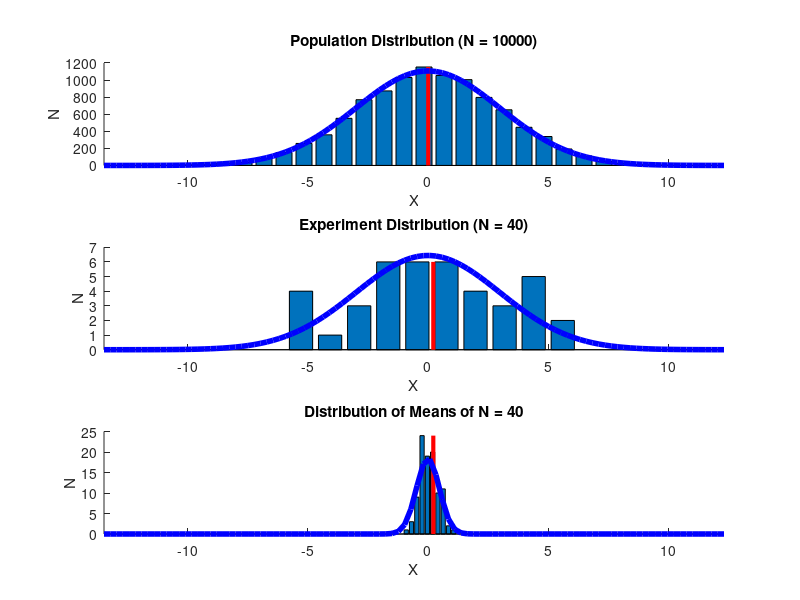
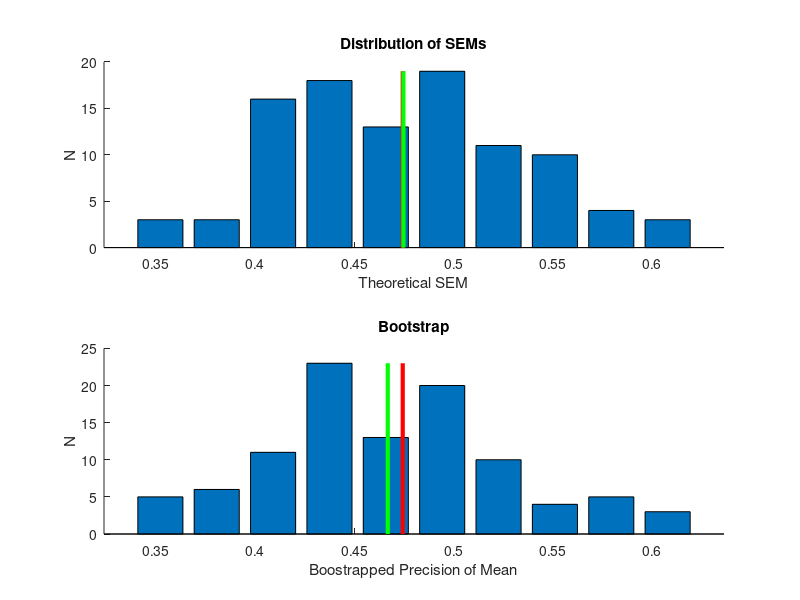

These charts were generated, in order, by the following MATLAB code:
% semBootstrapTutorial
%
% Demonstrate the relationship between the standard 
% deviation and standard error.  Then show that
% we can also use bootstrapping to estimate the
% precision to which the mean is measured and that
% for this simple case it agrees with what you get
% from using the SEM.
%
% 6/10/09  tyl  Wrote it.
% 6/12/09  dhb  Review and clean.
% 9/19/11  dhb  Save plots.  Remove Ranint and replace with unidrnd.

%% Clean out
clear; close all;
format short
format compact

%% Draw 'population' distribution.  In this case, it's a
% normal distribution with specified mean and sd.  Make
% a nice plot of the population.
theoreticalMean = 0;
theoreticalSd = 3;
nPopulationDraws = 10000;
populationX = normrnd(theoreticalMean,theoreticalSd,nPopulationDraws,1);
populationMean = mean(populationX);       
populationSd = std(populationX);

% Plot population distribution, along with theoretical curve (in blue) from the
% normal pdf that generated it.  Red bar is mean of population
% distribution, which should be near the specified theoretical mean.
histFig = figure; clf; 
subplot(3,1,1); hold on
nBins = 30;
[n,bins] = hist(populationX,nBins);
bar(bins,n);
minX = min(bins)-(bins(2)-bins(1)); maxX = max(bins)+(bins(2)-bins(1));
fineBins = linspace(minX,maxX,100);
plot([populationMean populationMean],[0 max(n)],'r','LineWidth',3);
theoreticalPdf = nPopulationDraws*(bins(2)-bins(1))*normpdf(fineBins,theoreticalMean,theoreticalSd);
plot(fineBins,theoreticalPdf,'b','LineWidth',4);
xlabel('X'); ylabel('N'); title(sprintf('Population Distribution (N = %d)',nPopulationDraws));
xlim([minX,maxX]);

%% Suppose we ran an experiment and got some subset of data from
%this underlying distribution, with its own mean and standard deviation.
nExperimentDraws = 40;
index = unidrnd(nPopulationDraws,nExperimentDraws,1);
experimentX = populationX(index);
experimentMean = mean(experimentX);
experimentSd = std(experimentX);

% Plot the experimental draws.  The blue curve is the underlying
% theoretical distribution from which the population was drawn.
% The red bar is the experimental mean.
figure(histFig);
subplot(3,1,2); hold on
nBins = 10;
[n,bins] = hist(experimentX,nBins);
bar(bins,n);
plot([experimentMean experimentMean],[0 max(n)],'r','LineWidth',3);
theoreticalPdf = nExperimentDraws*(bins(2)-bins(1))*normpdf(fineBins,theoreticalMean,theoreticalSd);
plot(fineBins,theoreticalPdf,'b','LineWidth',4);
xlabel('X'); ylabel('N'); title(sprintf('Experiment Distribution (N = %d)',nExperimentDraws));
xlim([minX,maxX]);

%% Simulation of multiple experiments.
% How confident are we that the mean from our sampled distribution, xbarhat,
% reflects the true mean of the underlying process?
%
% Suppose we repeat the above experiment many times, each time getting a new subset
% of data from the original underlying distribution, with a new xbarhat and
% new sdhat.
nSimulatedExps = 100;
for w = 1:nSimulatedExps
	index = unidrnd(nPopulationDraws,nExperimentDraws,1);
    simulatedX{w} = populationX(index);
    simulatedMeans(w) = mean(simulatedX{w});
    simulatedSds(w) = std(simulatedX{w});
end
meanOfSimulatedMeans = mean(simulatedMeans);
stdOfSimulatedMeans = std(simulatedMeans);

% This plot shows the means obtained from repeats of the simulated
% experiment.  There is some scatter to these means that arises
% because the exact draws vary for each simulated experiment.
% The red bar in the plot shows the mean from the original version
% of the experiment. 
%
% Often one wants to know how precisely a mean has been measured.
% The distribution shown in the plot gives a sense for this.  Note
% that the simulated distribution of means is well fit by the
% blue curve.  This curve was generated from the orignal theoretical
% distribution simply be reducing the standard deviation by the
% square root of the number of experimental draws.
figure(histFig);
subplot(3,1,3); hold on
nBins = 10;
[n,bins] = hist(simulatedMeans,nBins);
bar(bins,n);
plot([experimentMean experimentMean],[0 max(n)],'r','LineWidth',3);
theoreticalPdf = nSimulatedExps*(bins(2)-bins(1))*normpdf(fineBins,theoreticalMean,theoreticalSd/sqrt(nExperimentDraws));
plot(fineBins,theoreticalPdf,'b','LineWidth',4);
xlabel('X'); ylabel('N'); title(sprintf('Distribution of Means of N = %d',nExperimentDraws));
xlim([minX,maxX]);
if (exist('FigureSave','file'))
    FigureSave('ExperimentDrawHistos',histFig,'pdf');
end

%% SEM
% The standard error of the mean (SEM) is an estimate of the precision
% which a mean has been measured.  It is obtained by dividing the
% standard deviation of the measurements from which the mean was
% computed by the square root of the number of measurements.
%
% For each simulated experiment, compute the SEM.
simulatedSEMs = simulatedSds/sqrt(nExperimentDraws);

% The plot shows the distribution of SEMs we get from
% multiple simulations of the experiment.  The red
% bar is the theoretical value of the precision. The
% green bar shows the mean of the simulated SEMs.
semFig = figure; clf;
subplot(2,1,1); hold on
nBins = 10;
[n,semBins] = hist(simulatedSEMs,nBins);
bar(semBins,n);
minX = min(semBins)-(semBins(2)-semBins(1)); maxX = max(semBins)+(semBins(2)-semBins(1));
plot([theoreticalSd/sqrt(nExperimentDraws) theoreticalSd/sqrt(nExperimentDraws)],[0 max(n)],'r','LineWidth',3);
plot([mean(simulatedSEMs) mean(simulatedSEMs)],[0 max(n)],'g','LineWidth',3);

xlabel('Theoretical SEM'); ylabel('N'); title('Distribution of SEMs');
xlim([minX,maxX]);

%% Bootstrapping procedure
% Estimate precision of mean by bootstrapping.  Here, for each simulated
% experiment, we resample from the data for that experiment, compute the
% mean for each resampling, and then take the standard deviation (not SEM)
% of the means to get an estimate of the standard error of the mean.
nBootstraps = 200;
for w = 1:nSimulatedExps
    for b = 1:nBootstraps
        index = unidrnd(nExperimentDraws,nExperimentDraws,1);
        bootstrapX = simulatedX{w}(index);
        bootstrapMeans(w,b) = mean(bootstrapX);
    end
    bootstrapEstimatesOfPrecision(w) = std(bootstrapMeans(w,:));  
end

% Plot the boostrapped estimates of the precision to which the
% means were measured.  Note similarity to what you get by
% computing the standard error of the mean.
%
% The bootstrap procedure has two advantages over just computing
% the standard error of the mean.  The first is that you can
% bootstrap any quantity you estimate from data, whereas the
% analytic formula for the SEM only applies to means.
%
% Second, if you want, you can look at the entire distribution of the
% boostrapped estimates, not just their standard deviation.  This
% can be of interest when the distribution of estimates is not
% approximately normal.  [This is not done here.]
subplot(2,1,2); hold on
[n] = hist(bootstrapEstimatesOfPrecision,semBins);
bar(semBins,n);
plot([theoreticalSd/sqrt(nExperimentDraws) theoreticalSd/sqrt(nExperimentDraws)],[0 max(n)],'r','LineWidth',3);
plot([mean(bootstrapEstimatesOfPrecision) mean(bootstrapEstimatesOfPrecision)],[0 max(n)],'g','LineWidth',3);
xlabel('Boostrapped Precision of Mean'); ylabel('N'); title('Bootstrap');
xlim([minX,maxX]);
if (exist('FigureSave','file'))
    FigureSave('BootstrappedSEMs',semFig,'pdf');
end


